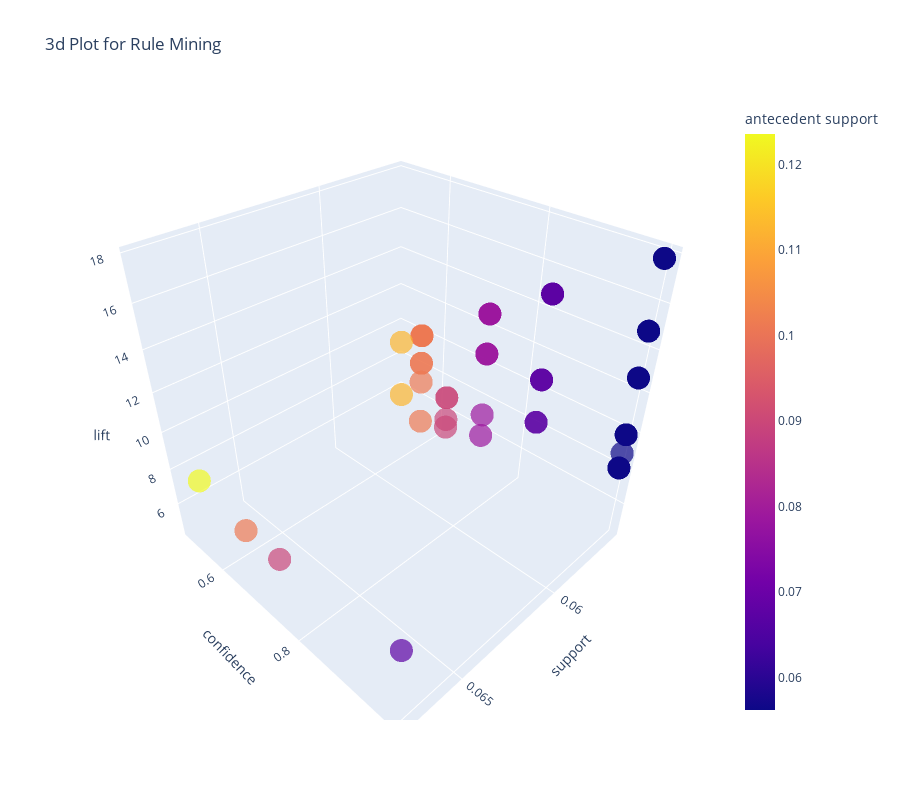

Notebook code cell kept with this figure:
### Code cell
plot_model(model2, plot = '3d')

### Figure 1 — Plotly figure (JSON) as saved in the notebook; plotly's stock layout.template omitted (floating-point values rounded to 4 significant figures; data arrays with more than 128 entries replaced by an {"elided": "..."} marker saying what was removed)
{"data": [{"customdata": {"elided": "1882 rows, 9081 str values in total"}, "hovertemplate": "support=%{x}<br>confidence=%{y}<br>lift=%{z}<br>antecedents=%{customdata[0]}<br>consequents=%{customdata[1]}<br>antecedent support=%{marker.color}<extra></extra>", "legendgroup": "", "marker": {"color": {"elided": "1882 float values"}, "coloraxis": "coloraxis", "opacity": 0.7, "symbol": "circle"}, "mode": "markers", "name": "", "scene": "scene", "showlegend": false, "x": {"elided": "1882 float values"}, "y": {"elided": "1882 float values"}, "z": {"elided": "1882 float values"}, "type": "scatter3d"}], "layout": {"scene": {"domain": {"x": [0, 1], "y": [0, 1]}, "xaxis": {"title": {"text": "support"}}, "yaxis": {"title": {"text": "confidence"}}, "zaxis": {"title": {"text": "lift"}}}, "coloraxis": {"colorbar": {"title": {"text": "antecedent support"}}, "colorscale": [[0, "#0d0887"], [0.1111, "#46039f"], [0.2222, "#7201a8"], [0.3333, "#9c179e"], [0.4444, "#bd3786"], [0.5556, "#d8576b"], [0.6667, "#ed7953"], [0.7778, "#fb9f3a"], [0.8889, "#fdca26"], [1, "#f0f921"]]}, "legend": {"tracegroupgap": 0}, "title": {"text": "3d Plot for Rule Mining"}, "height": 800, "width": 900}}
